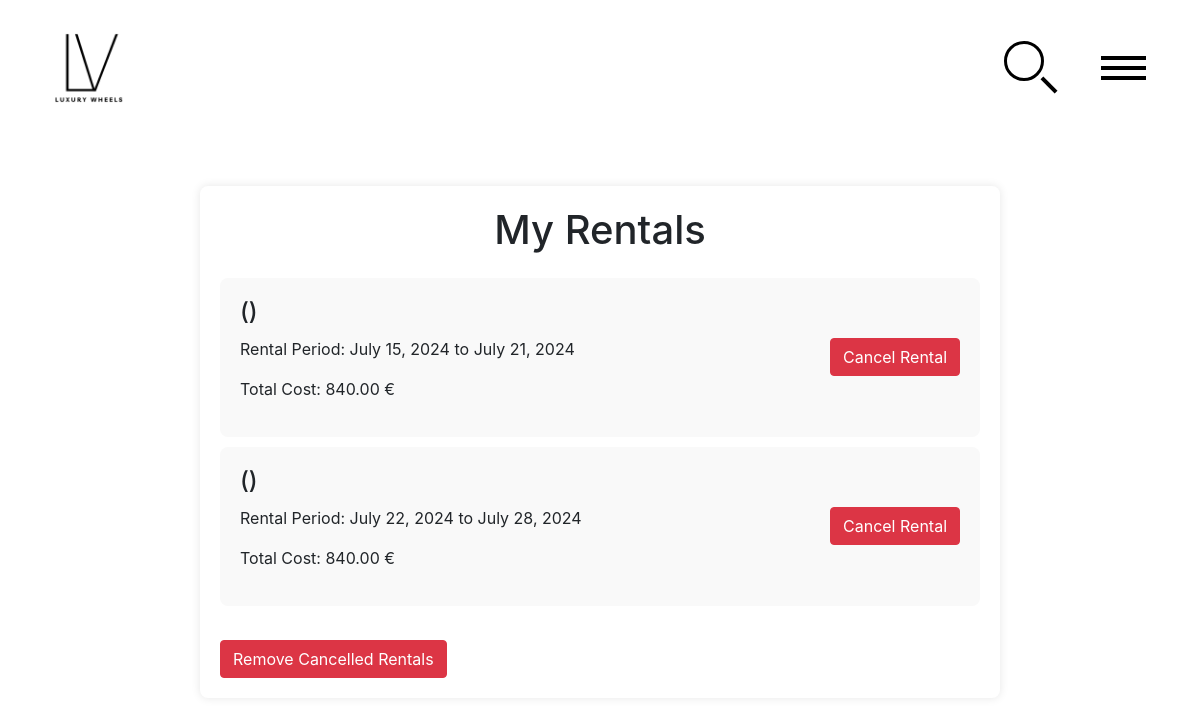
The page /rentals (signed in) on the database as committed earlier.
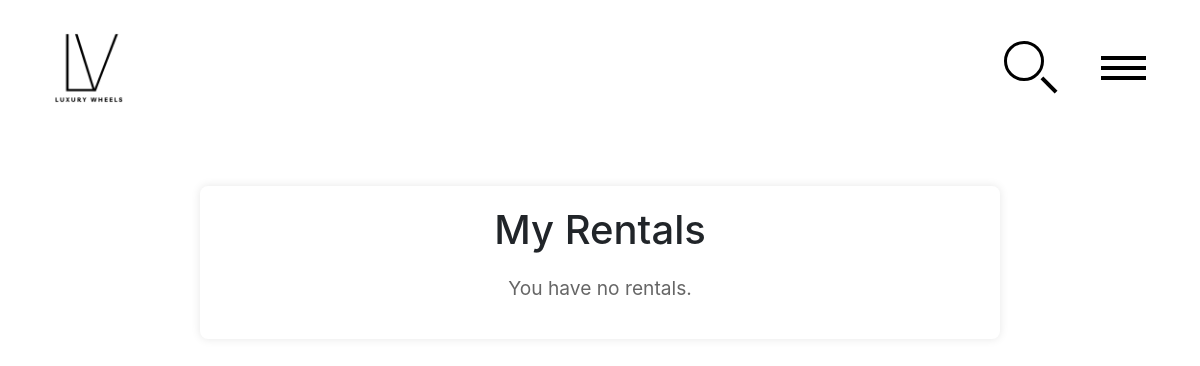
The same page on the database as committed later.
### website/__init__.py (models this page shows)
class Renting(db.Model):
    id = db.Column(db.Integer, primary_key=True)
    start_date = db.Column(db.DateTime)
    end_date = db.Column(db.DateTime)
    is_active = db.Column(db.Boolean, default=False)
    total_cost = db.Column(db.Numeric(precision=10, scale=2))
    user_id = db.Column(db.Integer, db.ForeignKey('user.id'))
    vehicle_id = db.Column(db.Integer, db.ForeignKey('vehicle.id'))

### website/user_rentals.py (the view)
@rentals_page.route('/rentals', methods=['GET'])
@login_required
def rentals():
    user_rentals = Renting.query.filter_by(user_id=current_user.id).all()
    rentals_with_vehicles = [
        {
            'rental': rental,
            'vehicle': Vehicle.query.get(rental.vehicle_id)
        } for rental in user_rentals
    ]
    return render_template('rentals.html', user=current_user, rentals=rentals_with_vehicles)

### website/templates/rentals.html (shortened to what this page needs)
{% extends "base.html" %}
{% block content %}
<div class="rentals-container">
    <h1 class="text-center rentals-header">My Rentals</h1>
    {% if rentals %}
    <div class="rentals-list mt-4">
        {% for rental_info in rentals %}
        <div class="rental-item">
            <div class="rental-details">
                <h5>{{ rental_info.vehicle.brand }} {{ rental_info.vehicle.model }} ({{ rental_info.vehicle.year
                    }})</h5>
                <p>Rental Period: {{ rental_info.rental.start_date.strftime('%B %d, %Y') }} to {{
                    rental_info.rental.end_date.strftime('%B %d, %Y') }}</p>
                <p>Total Cost: {{ rental_info.rental.total_cost }} €</p>
            </div>
            {% if rental_info.rental.is_active %}
            <form action="{{ url_for('rentals_page.cancel_rental', rental_id=rental_info.rental.id) }}" method="POST">
                <button type="submit" class="btn btn-danger">Cancel Rental</button>
            </form>
            {% else %}
            <p class="text-danger">Cancelled</p>
            {% endif %}
        </div>
        {% endfor %}
    </div>
    <form action="{{ url_for('rentals_page.remove_cancelled_rentals') }}" method="POST">
        <button type="submit" class="btn btn-danger mt-4">Remove Cancelled Rentals</button>
    </form>
    {% else %}
    <p class="text-center no-rentals">You have no rentals.</p>
    {% endif %}
</div>
{% endblock %}

### website/templates/base.html (shortened to what this page needs)
<!DOCTYPE html>
<html lang="en">
<head>
    <link rel="stylesheet" href="{{ url_for('static' , filename='main.css')}}">
    <link
            rel="stylesheet"
            href="https://stackpath.bootstrapcdn.com/bootstrap/4.4.1/css/bootstrap.min.css"
    />
    <link
            rel="stylesheet"
            href="https://stackpath.bootstrapcdn.com/font-awesome/4.7.0/css/font-awesome.min.css"
    />
    <link
            rel="stylesheet"
            href="https://cdnjs.cloudflare.com/ajax/libs/bootstrap-icons/1.5.0/font/bootstrap-icons.min.css"
    />
    <link rel="stylesheet" href="https://cdn.jsdelivr.net/npm/fullcalendar@6.1.13/index.global.min.css">
    <nav class="navbar">
        <div class="logo">
            <a href="/">
                <img src="/static/images/LuxuryWheelsIcon.png" alt="Logo">
            </a>
        </div>
        <form method="post" action="{{url_for('vehicle_list.vehicles')}}"
              id="content">
            <input type="text" name="search-input"
                   class="input-search"
                   id="search-input">
            <button type="reset" class="search" id="search-btn"></button>
        </form>
        <div class="dropdown">
            <div class="container" onclick="myFunction(this)">
                <div class="bar1"></div>
                <div class="bar2"></div>
                <div class="bar3"></div>
            </div>
        </div>
    </nav>
</head>
<body>
<div class="body-list-container">
    {% block content %}
    {%endblock%}
</div>
</body>
</html>

### website/static/main.css (style rules this page uses)
html { height:100% }
body { background: #c1c1c1; height: auto; }
.navbar { display: flex; align-items: center; justify-content: space-between; background-color: transparent; padding: 10px 20px; }
.logo img { height: 120px; margin-left:15px; }
.logo { margin-right: auto; }
#content { position: absolute; width: auto; top: 45%; left: 87%; }
.input-search { box-sizing: border-box; width: 40px; height: 40px; border: 3px solid #000000; border-radius: 50%; background: none; color: #000; font-size: 16px; font-weight: 400; font-family: Roboto; outline: 0; -webkit-transition: width 0.4s ease-in-out, border-radius 0.8s ease-in-out, padding 0.2s; transition: width 0.4s ease-in-out, border-radius 0.8s ease-in-out, padding 0.2s; -webkit-transition-delay: 0.4s; transition-delay: 0.4s; -webkit-transform: translate(-100%, -50%); -ms-transform: translate(-100%, -50%); transform: translate(-100%, -50%); }
.search { background: none; position: absolute; left: 0; height: 40px; width: 40px; padding: 0; cursor: pointer; -webkit-transition: 0.2s ease-in-out; transition: 0.2s ease-in-out; -webkit-transform: translate(-100%, -50%); -ms-transform: translate(-100%, -50%); transform: translate(-100%, -50%); outline: 0; border:0; }
.search:before { content: ""; position: absolute; width: 20px; height: 4px; background-color: #000; -webkit-transform: rotate(45deg); -ms-transform: rotate(45deg); transform: rotate(45deg); margin-top: 22px; margin-left: 15px; -webkit-transition: 0.2s ease-in-out; transition: 0.2s ease-in-out; }
.container { cursor: pointer; flex-direction: column; }
.bar1, .bar2, .bar3 { width: 45px; height: 4px; background-color: #000000; transition: 0.4s; margin: 3px; }
.dropdown { display: flex; justify-content: flex-end; position:relative; float:right; margin-right: 20px; }
.rentals-container { max-width: 800px; margin: 50px auto; padding: 20px; background: #fff; border-radius: 8px; box-shadow: 0 0 10px rgba(0, 0, 0, 0.1); }
.rentals-header { margin-bottom: 20px; font-size: 2.5em; }
.no-rentals { font-size: 1.2em; color: #666; }

Rows that differ between the two databases and show on the page:
removed Renting: rental.start_date "July 15, 2024", rental.end_date "July 21, 2024", rental.total_cost "840.00"
removed Renting: rental.start_date "July 22, 2024", rental.end_date "July 28, 2024", rental.total_cost "840.00"
Other text that changed with them:
text no longer shown: "Remove Cancelled Rentals"
text now shown: "You have no rentals."
list line gone: "( ) Rental Period: to Total Cost: € Cancel Rental"
